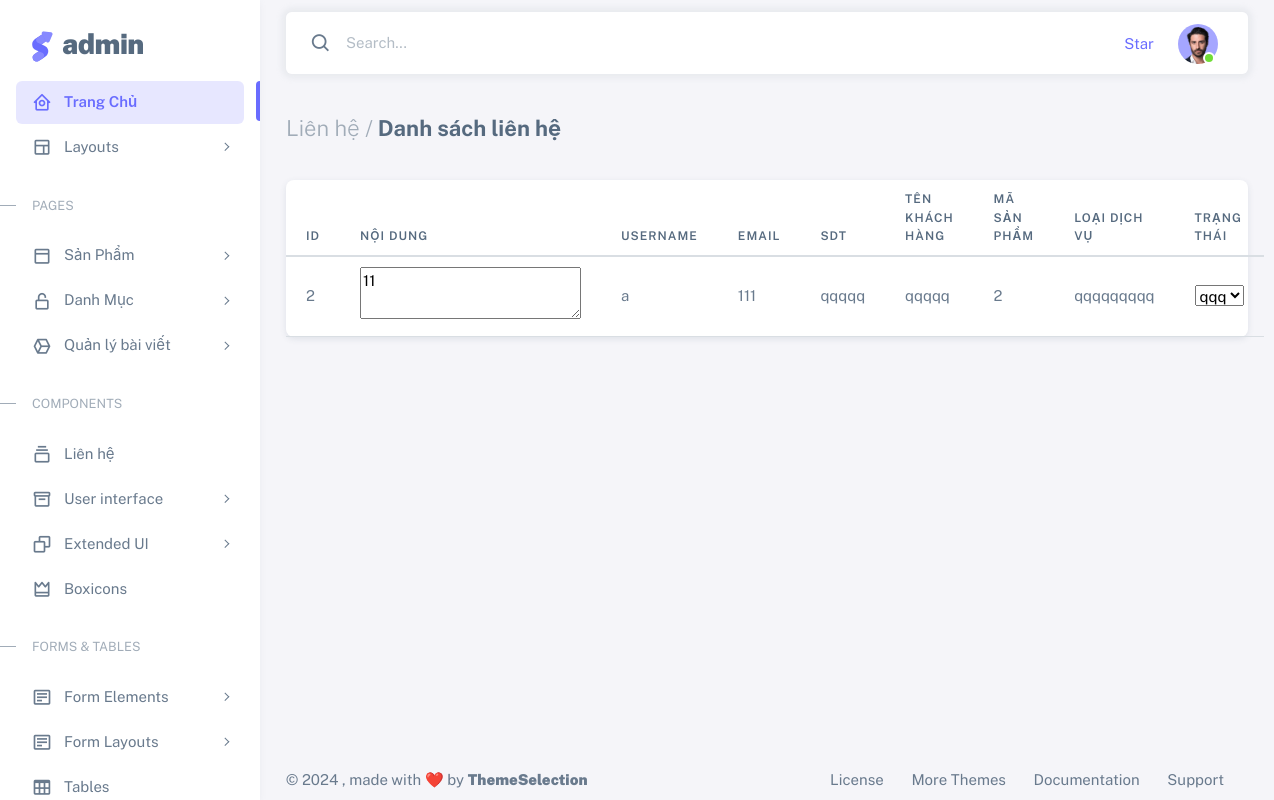
/admin/index.php?url=list-lienhe, run on the app's committed database.
### tables this page shows
CREATE TABLE `tb_lienhe` (
  `id_lienhe` int(11) NOT NULL,
  `noi_dung` text NOT NULL,
  `username` varchar(255) NOT NULL,
  `email` varchar(255) NOT NULL,
  `dien_thoai` varchar(255) NOT NULL,
  `ten_khach_hang` varchar(255) NOT NULL,
  `id_san_pham` int(11) NOT NULL,
  `loai_dich_vu` varchar(255) NOT NULL,
  `trang_thai` varchar(255) NOT NULL
);

### admin/Controllers/LienHeController.php (called while the page is built)
<?php
require_once "Models/LienHe.php";
class LienHeController{
    public $lienHe;
    public function __construct(){
        $this->lienHe = new LienHe;
    }
    public function AllLienHe(){
        $lienhe = $this->lienHe->getLienHe();
        include_once "Views/LienHe/list.php";
    }
}
?>

### admin/Models/LienHe.php (called while the page is built)
<?php
require_once "BaseModel.php";
class LienHe extends BaseModel{
    public function getLienHe(){
        $sql = "SELECT * FROM tb_lienhe";
        return $this->SqlExecute($sql);
    }
}
?>

### admin/Models/BaseModel.php (called while the page is built, shortened)
<?php
class BaseModel
{
    private $connect;
    public function __construct()
    {
        $this->connect = new PDO(
            "mysql:host=" . DBHOST . ";dbname=" . DBNAME,
            DBUSER,
            DBPASS
        );
    }
    public function SqlExecute($sql, $type = 2)
    {
        $stmt = $this->connect->prepare($sql);
        $stmt->execute();
        if ($type == 2) {
            return $stmt->fetchAll(PDO::FETCH_ASSOC);
        } elseif ($type == 1) {
            return $stmt->fetch(PDO::FETCH_ASSOC);
        } elseif ($type == 0) {
            if ($stmt->rowCount() > 0) {
                return true;
            } else {
                return false;
            }
        }
    }
}

### admin/Views/LienHe/list.php (the view)
<div class="container-xxl flex-grow-1 container-p-y">
    <h4 class="fw-bold py-3 mb-4"><span class="text-muted fw-light">Liên hệ /</span> Danh sách liên hệ</h4>
    <div class="row">
        <div class="col-md-12">
            <div class="card">
               <table class="table">
                   <thead>
                       <tr>
                           <th>Id</th>
                           <th>Nội dung</th>
                           <th>username</th>
                           <th>Email</th>
                           <th>Sdt</th>
                           <th>Tên khách hàng</th>
                           <th>Mã sản phẩm</th>
                           <th>Loại dịch vụ</th>
                           <th>Trạng thái</th>
                       </tr>
                   </thead>
                   <tbody>
                       <?php foreach($lienhe as $key => $lh):?>
                       <tr>
                           <td><?= $lh['id_lienhe']?></td>
                           <td>
                               <textarea readonly name="" id="" cols="25" rows="2"><?= $lh['noi_dung']?></textarea>
                           </td>
                           <td><?= $lh['username']?></td>
                           <td><?= $lh['email']?></td>
                           <td><?= $lh['dien_thoai']?></td>
                           <td><?= $lh['ten_khach_hang']?></td>
                           <td><?= $lh['id_san_pham']?></td>
                           <td><?= $lh['loai_dich_vu']?></td>
                           <td>
                               <select name="" id="">
                                   <option value="">
                                       <?= $lh['trang_thai']?>
                                   </option>
                               </select>
                           </td>
                           <?php endforeach ?>
                       </tr>
                   </tbody>
               </table>
            </div>
        </div>
    </div>
</div>

### data on the page
tb_lienhe: id_lienhe "2", noi_dung "11", username "a", email "111", dien_thoai "qqqqq", ten_khach_hang "qqqqq", id_san_pham "2", loai_dich_vu "qqqqqqqqq", trang_thai "qqq"
